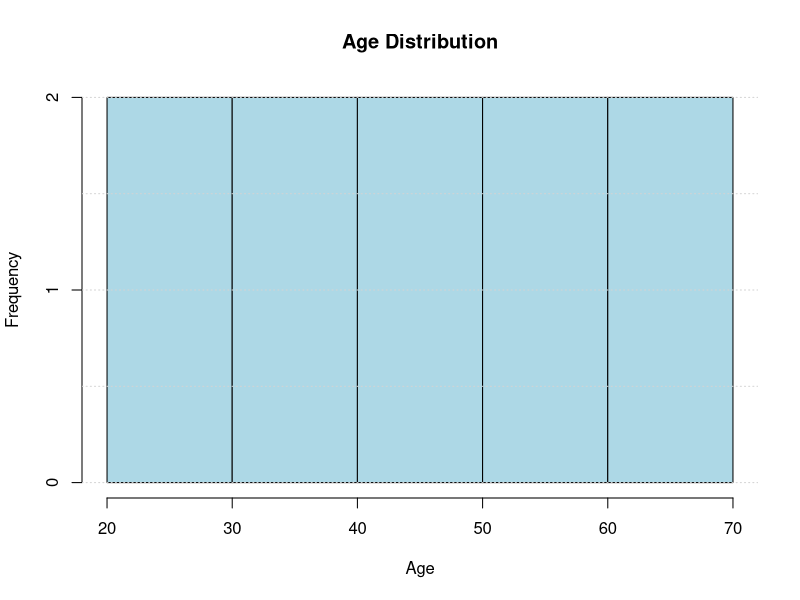

The R source for this figure:
# Create the dataset
age <- c(25, 30, 35, 40, 45, 50, 55, 60, 65, 70)

# Plot the histogram
hist(age, 
     main = "Age Distribution", 
     xlab = "Age", 
     ylab = "Frequency", 
     col = "lightblue", 
     border = "black")

# Add a grid
grid(nx = NA, ny = NULL) # Only horizontal grid lines
